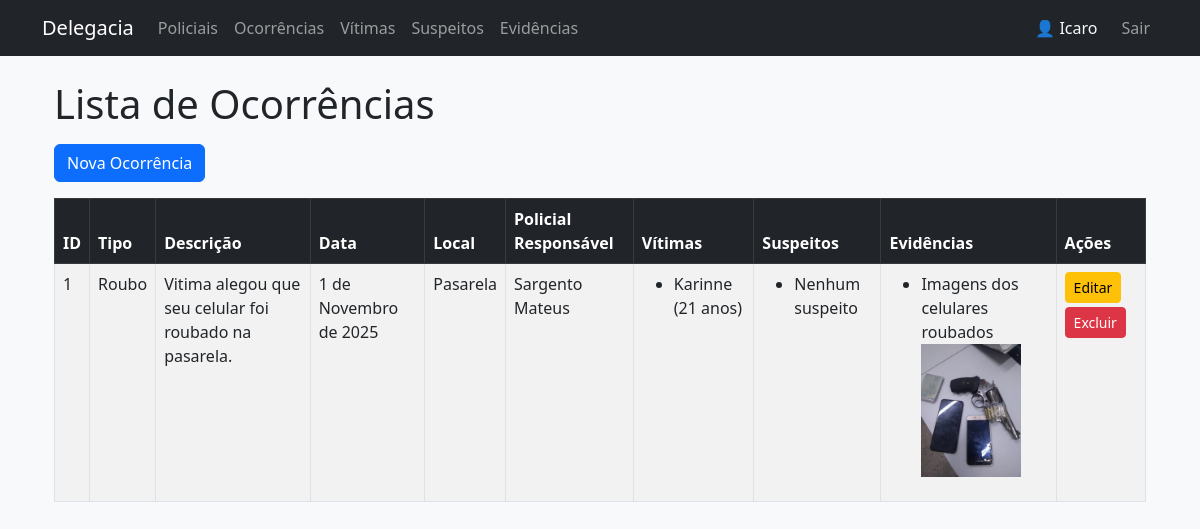
Page /ocorrencias/ (signed in) on the committed database.
### core/models.py (models this page shows, shortened)
class Ocorrencia(models.Model):
    tipo = models.CharField(max_length=100)
    descricao = models.TextField()
    data = models.DateField()
    local = models.CharField(max_length=150)
    policial_responsavel = models.ForeignKey(Policial, on_delete=models.CASCADE)

class Policial(models.Model):
    nome = models.CharField(max_length=100)
    patente = models.CharField(max_length=50)
    matricula = models.CharField(max_length=20, unique=True)
    email = models.EmailField()
    telefone = models.CharField(max_length=15)
    def __str__(self):
        return f"{self.patente} {self.nome}"

class Vitima(models.Model):
    nome = models.CharField(max_length=100)
    idade = models.IntegerField()
    contato = models.CharField(max_length=20)
    ocorrencia = models.ForeignKey(Ocorrencia, on_delete=models.CASCADE, related_name='vitimas')

class Evidencia(models.Model):
    descricao = models.TextField()
    imagem = models.ImageField(upload_to='evidencias/', blank=True, null=True)
    ocorrencia = models.ForeignKey(Ocorrencia, on_delete=models.CASCADE, related_name='evidencias')

### core/views.py (the view)
# urls.py: path('ocorrencias/', views.listar_ocorrencias, name='listar_ocorrencias'),
@login_required
def listar_ocorrencias(request):
    ocorrencias = Ocorrencia.objects.all()
    paginator = Paginator(ocorrencias, 5)
    page = request.GET.get('page')
    ocorrencias = paginator.get_page(page)
    return render(request, 'core/ocorrencia_list.html', {'ocorrencias': ocorrencias})

### core/templates/core/ocorrencia_list.html (shortened to what this page needs)
{% extends "core/base.html" %}
{% block content %}
<div class="container mt-4">
    <h1 class="mb-3">Lista de Ocorrências</h1>
    <a href="{% url 'criar_ocorrencia' %}" class="btn btn-primary mb-3">Nova Ocorrência</a>
    <table class="table table-bordered table-striped">
        <thead class="table-dark">
            <tr>
                <th>ID</th>
                <th>Tipo</th>
                <th>Descrição</th>
                <th>Data</th>
                <th>Local</th>
                <th>Policial Responsável</th>
                <th>Vítimas</th>
                <th>Suspeitos</th>
                <th>Evidências</th>
                <th>Ações</th>
            </tr>
        </thead>
        <tbody>
            {% for ocorrencia in ocorrencias %}
            <tr>
                <td>{{ ocorrencia.id }}</td>
                <td>{{ ocorrencia.tipo }}</td>
                <td>{{ ocorrencia.descricao }}</td>
                <td>{{ ocorrencia.data }}</td>
                <td>{{ ocorrencia.local }}</td>
                <td>{{ ocorrencia.policial_responsavel }}</td>
                <td>
                    <ul>
                        {% for vitima in ocorrencia.vitimas.all %}
                            <li>{{ vitima.nome }} ({{ vitima.idade }} anos)</li>
                        {% empty %}
                            <li>Nenhuma vítima cadastrada</li>
                        {% endfor %}
                    </ul>
                </td>
                <td>
                    <ul>
                        {% for suspeito in ocorrencia.suspeitos.all %}
                            <li>{{ suspeito.nome }} - {{ suspeito.status }}</li>
                        {% empty %}
                            <li>Nenhum suspeito</li>
                        {% endfor %}
                    </ul>
                </td>
                <td>
                    <ul>
                        {% for evidencia in ocorrencia.evidencias.all %}
                            <li>
                                {{ evidencia.descricao }}
                                {% if evidencia.imagem %}
                                    <br><img src="{{ evidencia.imagem.url }}" alt="Evidência" width="100">
                                {% endif %}
                            </li>
                        {% empty %}
                            <li>Nenhuma evidência</li>
                        {% endfor %}
                    </ul>
                </td>
                <td>
                    <a href="{% url 'ocorrencia_editar' ocorrencia.id %}" class="btn btn-sm btn-warning mb-1">Editar</a>
                    <a href="{% url 'ocorrencia_excluir' ocorrencia.id %}" class="btn btn-sm btn-danger mb-1">Excluir</a>
                </td>
            </tr>
            {% empty %}
            <tr>
                <td colspan="10" class="text-center">Nenhuma ocorrência cadastrada.</td>
            </tr>
            {% endfor %}
        </tbody>
    </table>
</div>
{% endblock %}

### core/templates/core/base.html (shortened to what this page needs)
<!DOCTYPE html>
<html lang="pt-br">
<head>
    <link rel="stylesheet" href="https://cdn.jsdelivr.net/npm/bootstrap@5.3.0/dist/css/bootstrap.min.css">
</head>
<body class="bg-light">
<nav class="navbar navbar-expand-lg navbar-dark bg-dark mb-4">
  <div class="container">
    <a class="navbar-brand" href="{% url 'home' %}">Delegacia</a>
    <div class="navbar-nav me-auto">
      {% if user.is_authenticated %}
        <a class="nav-link" href="{% url 'listar_policiais' %}">Policiais</a>
        <a class="nav-link" href="{% url 'listar_ocorrencias' %}">Ocorrências</a>
        <a class="nav-link" href="{% url 'listar_vitimas' %}">Vítimas</a>
        <a class="nav-link" href="{% url 'listar_suspeitos' %}">Suspeitos</a>
        <a class="nav-link" href="{% url 'listar_evidencias' %}">Evidências</a>
      {% endif %}
    </div>
    <div class="navbar-nav">
      {% if user.is_authenticated %}
        <span class="navbar-text text-light me-3">👤 {{ user.username }}</span>
        <a class="nav-link" href="{% url 'logout' %}">Sair</a>
      {% else %}
        <a class="nav-link" href="{% url 'login_usuario' %}">Entrar</a>
        <a class="nav-link" href="{% url 'registrar_usuario' %}">Registrar</a>
      {% endif %}
    </div>
  </div>
</nav>
<div class="container">
  {% block content %}{% endblock %}
</div>
</body>
</html>

### rows in the picture
Ocorrencia: id "1", tipo "Roubo", descricao "Vitima alegou que seu celular foi roubado na pasarela.", data "1 de Novembro de 2025", local "Pasarela", policial_responsavel "Sargento Mateus"
Vitima: nome "Karinne", idade "21"
Evidencia: descricao "Imagens dos celulares roubados", imagem (picture)

### other values in the picture
{{ user.username }} "Icaro"
